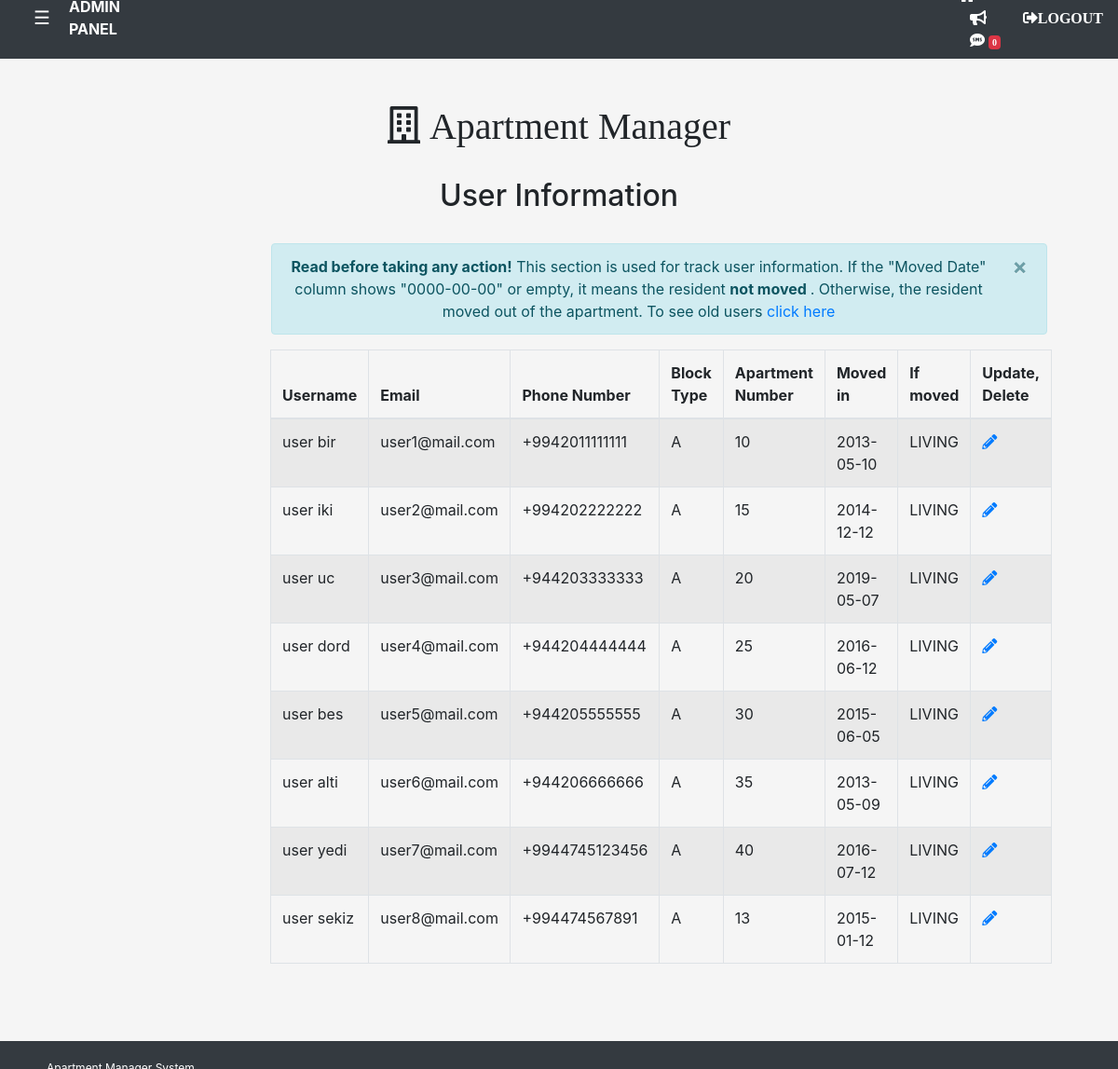
Page /admin/showinguserdata.php on the earlier database version.
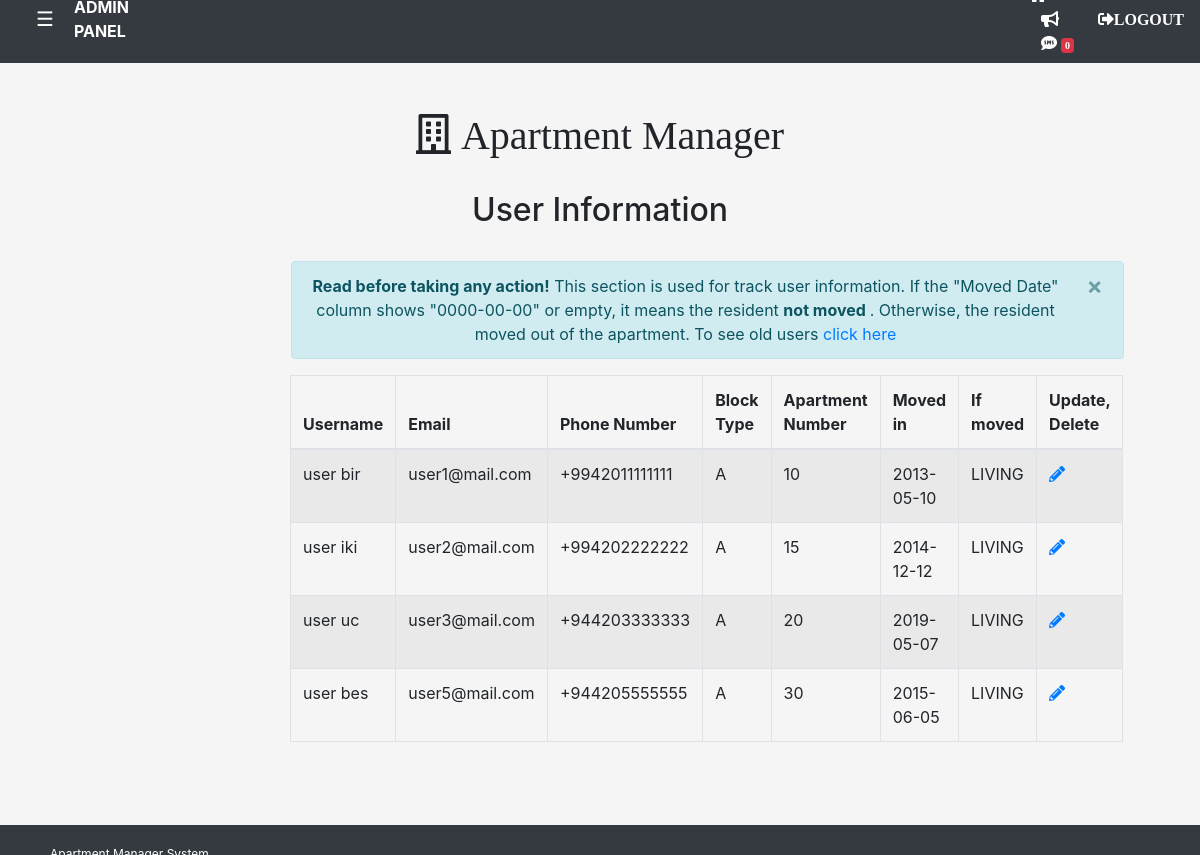
Same page on the later database version.
### tables this page shows
CREATE TABLE `user` (
  `id` int(11) NOT NULL,
  `username` varchar(255) NOT NULL,
  `password` varchar(255) NOT NULL,
  `email` varchar(255) DEFAULT NULL,
  `gender` varchar(255) DEFAULT NULL,
  `phonenumber` varchar(255) NOT NULL,
  `blocktype` varchar(255) NOT NULL,
  `apartmentnumber` varchar(255) NOT NULL,
  `pic` varchar(100) NOT NULL,
  `dstart` varchar(255) DEFAULT NULL,
  `ifmoved` varchar(9) NOT NULL DEFAULT 'LIVING',
  `moveddate` date DEFAULT NULL
);

### admin/showinguserdata.php (the view, shortened to what this page needs)
<!DOCTYPE html>
<html lang="en">
<head>
    <link rel="stylesheet" href="https://maxcdn.bootstrapcdn.com/bootstrap/4.5.2/css/bootstrap.min.css">
  <link rel="stylesheet" href="https://use.fontawesome.com/releases/v5.7.0/css/all.css"
>
</head>
<body style="background-color: #F5F5F5;">
<?php
include "../config/header.php";
                        $host = "localhost";
                        $user = "root";
                        $pass = "";
                        $db = "mydb";
                        $dbconnection = new mysqli($host, $user, $pass,$db);
?>
<br> <br>
 <center><h1><i class="far fa-building" style="font-size:40px">
 Apartment Manager</i></h1><br>
 <h2>User Information</h2>
</center>
 <center><br>
 <div class="container" style="padding-left:230px;">
  <div class="alert alert-info alert-dismissible" style="width: 93%;">
    <a href="#" class="close" data-dismiss="alert" aria-label="close">&times;</a>
    <strong>Read before taking any action!</strong> This section is used for track user information.
    If the "Moved Date" column shows "0000-00-00" or empty, it means the resident <strong> not moved </strong>.
    Otherwise, the resident moved out of the apartment. To see old users <a data-toggle="modal" href="#myModal"> click here</a>
  </div>
</div>
</center>
<div class="container">
<center>
    <div class="wrapper">
        <div class="container-fluid">
            <div class="row">
                <div class="col-md-12">
                    <?php
                    $sql = "SELECT * FROM user WHERE moveddate IS NULL OR moveddate='0000-00-00' ";
                    if($result = mysqli_query($dbconnection, $sql)){
                        if(mysqli_num_rows($result) > 0){
                            echo "<table class='table table-bordered table-striped'>";
                                echo "<thead>";
                                    echo "<tr>";
                                        echo "<th>Username</th>";
                                        echo "<th>Email</th>";
                                        echo "<th>Phone Number</th>";
                                        echo "<th>Block Type</th>";
                                        echo "<th>Apartment Number</th>";
                                        echo "<th>Moved in</th>";
                                        echo "<th>If moved</th>";
                                        echo "<th>Update, Delete</th>";
                                    echo "</tr>";
                                echo "</thead>";
                                echo "<tbody>";
                                while($row = mysqli_fetch_array($result)){
                                    echo "<tr>";
                                        echo "<td>" . $row['username'] . "</td>";
                                        echo "<td>" . $row['email'] . "</td>";
                                        echo "<td>" . $row['phonenumber'] . "</td>";
                                        echo "<td>" . $row['blocktype'] . "</td>";
                                        echo "<td>" . $row['apartmentnumber'] . "</td>";
                                        echo "<td>" . $row['dstart'] . "</td>";
                                        echo "<td>" . $row['ifmoved'] . "</td>";
                                       echo "<td>";
                                         echo "<a href='updateuserdata.php?id=". $row['id'] ."' title='Update Record' data-toggle='tooltip'><span class='fas fa-pencil-alt fas-2x'></span></a>";
                                        echo "</td>";
                                    echo "</tr>";
                                }
                                echo "</tbody>";
                            echo "</table>";
                        } else{
                            echo "<p><em>No records were found.</em></p>";
                        }
                    } else{
                        echo "ERROR: Could not able to execute  " ;
                    }
                    ?>
                </div>
            </div>
        </div>
    </div>
</center>
<br><br><br>
<footer id="footer">
<?php
include "../config/footer.php";
?>
</footer>
</body>
</html>

### config/header.php (shortened to what this page needs)
<!DOCTYPE html>
<html lang="en" xmlns="http://www.w3.org/1999/xhtml">
<head>
    <link rel="stylesheet" href="https://maxcdn.bootstrapcdn.com/bootstrap/4.5.2/css/bootstrap.min.css">
  <link rel="stylesheet" href="https://use.fontawesome.com/releases/v5.7.0/css/all.css"
>
</head>
<html>
<body style="background-color: #F5F5F5;">
<?php     $host = "localhost";
     $user = "root";
     $pass = "";
     $db = "mydb";
     $dbconnection = new mysqli($host, $user, $pass,$db);
             $sql9="SELECT message,announcementid FROM announcement WHERE username = 'admin'";
    $resultt = mysqli_query($dbconnection, $sql9);
    $num_rowss = mysqli_num_rows($resultt);
if(!isset($_SESSION["last"])) {
        $check = $_SESSION['last'] = $num_rowss;
    } else {
        $check = $_SESSION['last'];
    }
     if($num_rowss > $check ) {
        $check = $_SESSION['last'] = $num_rowss;
        $announcecount=1;
     } else {
        $announcecount=0;
     }
?>
<nav class="navbar navbar-expand-sm bg-dark navbar-dark" style="margin-top: -25px;">
<div>
<div id="main">
  <button class="openbtn" onclick="openNav()">☰</button>
</div>
</div>
  <div class="collapse navbar-collapse" id="collapsibleNavbar" >
    <ul class="navbar-nav">
     <li class="nav-item" style="color: #FFFFFF;"> <b>ADMIN PANEL
    </b>
     </li>
    </ul>
     <div style="padding-left:900px">
    <a href="HTMLPage2.php.php" style="color: white;"> <i class="fas fa-home"></i></a>
         <span style="padding-left:12px;color:white;">
    <i class="fas fa-bullhorn" data-toggle="modal" data-target="#exampleModalLong" onclick="javascript: return false;" ></i>
    </span></a>
    <span style="padding-left:12px; color: white;">
    <i class="fas fa-sms" data-toggle="modal" data-target="#Modal" onclick="javascript: return false;" >
        <span class="badge badge-danger" style="font-size:10px;"><?php echo $announcecount; ?></span>
    </i>
    </span>
    </div>
    <div style="padding-left:30px">
   <a href="../logout.php" style="color: white;"> <i class="fas fa-sign-out-alt">LOGOUT</i></a>
    </div>
  </div>
</nav>
</body>
</html>

### config/footer.php (shortened to what this page needs)
<!DOCTYPE html>
<html lang="en" xmlns="http://www.w3.org/1999/xhtml">
<head>
    <link rel="stylesheet" href="https://maxcdn.bootstrapcdn.com/bootstrap/4.5.2/css/bootstrap.min.css">
  <link rel="stylesheet" href="https://use.fontawesome.com/releases/v5.7.0/css/all.css"
>
</head>
<html>
<body>
                <div id="footer-sec">
       <span style="color: white;">Apartment Manager System</span>
    </div>
</body>
</html>

### admin/showinguserdata.php (style rules this page uses)
.wrapper { width: 650px; margin: 0 auto; }
table tr td:last-child a { margin-right: 15px; }
#footer { position:fixed; left:0px; bottom:0px; height:30px; width:100%; }

### config/header.php (style rules this page uses)
.openbtn { font-size: 20px; cursor: pointer; background-color: #343a40; color: white; padding: 10px 15px; border: none; }
#main { transition: margin-left .5s; padding: 5px; }

### config/footer.php (style rules this page uses)
#footer-sec { background-color: #343a40; padding: 20px 50px; font-size: 12px; }

Differences in the rows shown:
no longer on this page (row edited): user: username "user dord", email "user4@mail.com", phonenumber "+944204444444", blocktype "A", apartmentnumber "25", dstart "2016-06-12", ifmoved "LIVING"
removed user: username "user alti", email "user6@mail.com", phonenumber "+944206666666", blocktype "A", apartmentnumber "35", dstart "2013-05-09", ifmoved "LIVING"
removed user: username "user yedi", email "user7@mail.com", phonenumber "+9944745123456", blocktype "A", apartmentnumber "40", dstart "2016-07-12", ifmoved "LIVING"
removed user: username "user sekiz", email "user8@mail.com", phonenumber "+994474567891", blocktype "A", apartmentnumber "13", dstart "2015-01-12", ifmoved "LIVING"
